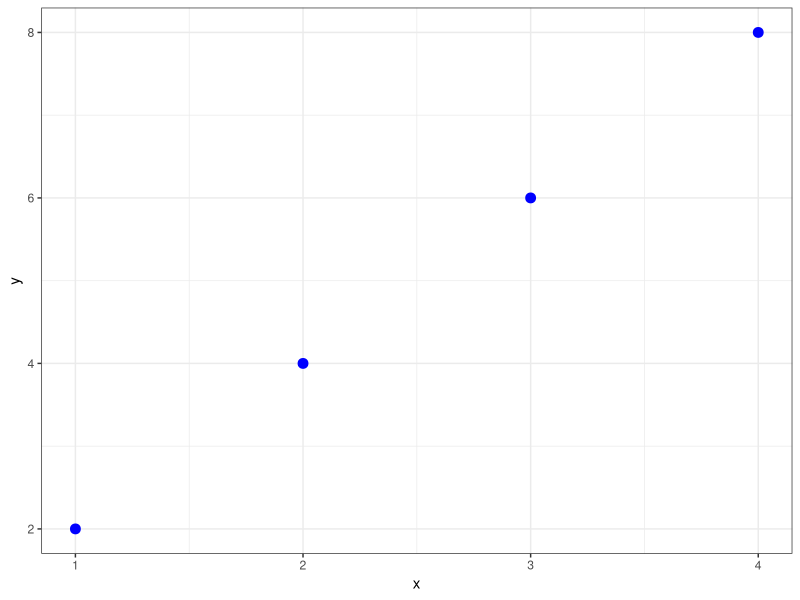

Write R code to recreate this figure.


library(ggplot2)


x = c(1, 2, 3, 4)
y = c(2, 4, 6, 8)

df = data.frame(x, y)

ggplot()+
  geom_point(aes(x, y), size = 3, color = "blue")+
  theme_bw()
  